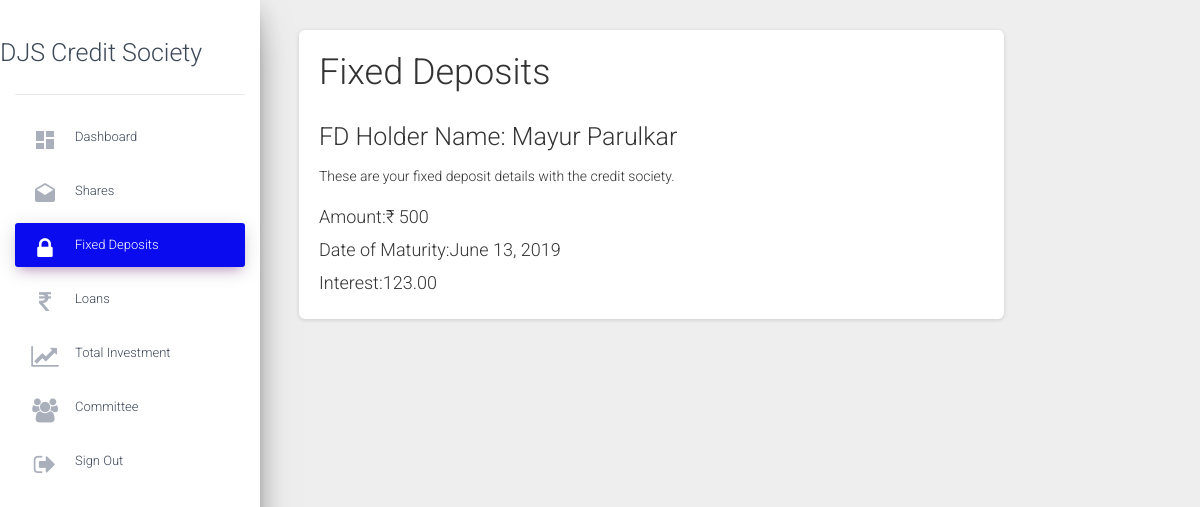
Screenshot of /status/fixedDeposits (signed in) with the database file from the repository.
### status/models.py (models this page shows, shortened)
class Account(models.Model):
    accountnumber=models.IntegerField(null=False,unique=True)
    username=models.ForeignKey(User,on_delete=models.CASCADE,null=True,unique=True)
    name=models.CharField(max_length=50,null=False)
    sapid=models.IntegerField(null=False,unique=True)
    dateofjoining=models.DateField(null=False)
    sharevalue=models.IntegerField(default=0,null=False)
    totalinvestment=models.IntegerField(default=0,null=False)
    shareamount=models.IntegerField(default=0,null=False)
    sharebalance=models.IntegerField(default=0)
    cdamount=models.IntegerField(default=0)
    cdbalance=models.IntegerField(default=0)
    totalamount=models.DecimalField(default=0,max_digits=10,decimal_places=2)
    sharesstartingnumber=models.IntegerField(null=True)
    sharesendingnumber=models.IntegerField(null=True)
    isloanloantaken=models.BooleanField(default=False)
    isloanemertaken=models.BooleanField(default=False)
    longloanamount=models.DecimalField(blank=True,null=True,default=0,max_digits=10,decimal_places=2)
    longloanprinciple=models.DecimalField(blank=True,null=True,default=0,max_digits=10,decimal_places=2)
    longloanperiod=models.IntegerField(blank=True,null=True,default=0)
    longloaninterestamount=models.DecimalField(blank=True,null=True,default=0,max_digits=10,decimal_places=2)
    longloanbalance=models.DecimalField(blank=True,null=True,default=0,max_digits=10,decimal_places=2)
    longloanemi=models.DecimalField(blank=True,null=True,default=0,max_digits=10,decimal_places=2)
    emerloanamount=models.DecimalField(blank=True,null=True,default=0,max_digits=10,decimal_places=2)
    emerloanprinciple=models.DecimalField(blank=True,null=True,default=0,max_digits=10,decimal_places=2)
    emerloanperiod=models.IntegerField(blank=True,null=True,default=0)
    emerloaninterestamount=models.DecimalField(blank=True,null=True,default=0,max_digits=10,decimal_places=2)
    emerloanbalance=models.DecimalField(blank=True,null=True,default=0,max_digits=10,decimal_places=2)
    emerloanemi=models.DecimalField(blank=True,null=True,default=0,max_digits=10,decimal_places=2)
    fdcapital=models.IntegerField(default=0,null=True)
    fdmaturitydate=models.DateField(null=True)

class interests(models.Model):
    sharedividend=models.DecimalField(blank=True,null=True,default=0,max_digits=10,decimal_places=2)
    cddividend=models.DecimalField(blank=True,null=True,default=0,max_digits=10,decimal_places=2)
    fdinterest=models.DecimalField(blank=True,null=True,default=0,max_digits=10,decimal_places=2)
    emerloaninterest=models.DecimalField(blank=True,null=True,default=0,max_digits=10,decimal_places=2)
    longloaninterest=models.DecimalField(blank=True,null=True,default=0,max_digits=10,decimal_places=2)

### status/views.py (the view)
# urls.py: path('fixedDeposits',views.fixedDeposits,name="fixedDeposits"),
@login_required
def fixedDeposits(request):
    current_user_id=request.user.username
    Accountholder=Account.objects.filter(username__username__icontains=current_user_id).get()
    Interests=interests.objects.all
    context={
        'Accountholder':Accountholder,
        'Interests':Interests,
        'fixed':"active",
    }
    return render (request,'fixedDeposits.html',context=context)

### status/templates/fixedDeposits.html (shortened to what this page needs)
{%extends 'details.html'%}
{% load humanize %}
{%block content%}
<main role="main" class="col-md-9 col-lg-10 px-4">
  <div class="container">
    <div class="row">
      <div class="col">
        <div class="card">
          <div class="card-body">
            <h2>Fixed Deposits </h2>
            <h3>FD Holder Name: {{Accountholder.name}}</h3>
            <p class="card-text">These are your fixed deposit details with the credit society.</p>
            <h4>Amount:&#x20b9; {{Accountholder.fdcapital|intcomma }}</h4>
            <h4>Date of Maturity:{{Accountholder.fdmaturitydate}}</h4>
            {%for i in Interests%}
            <h4>Interest:{{i.fdinterest}} </h4>
            {%endfor%}
          </div>
        </div>
      </div>
</main>
{%endblock%}

### rows the page displays
Account: name "Mayur Parulkar", fdcapital "500", fdmaturitydate "June 13, 2019"
interests: fdinterest "123.00"
